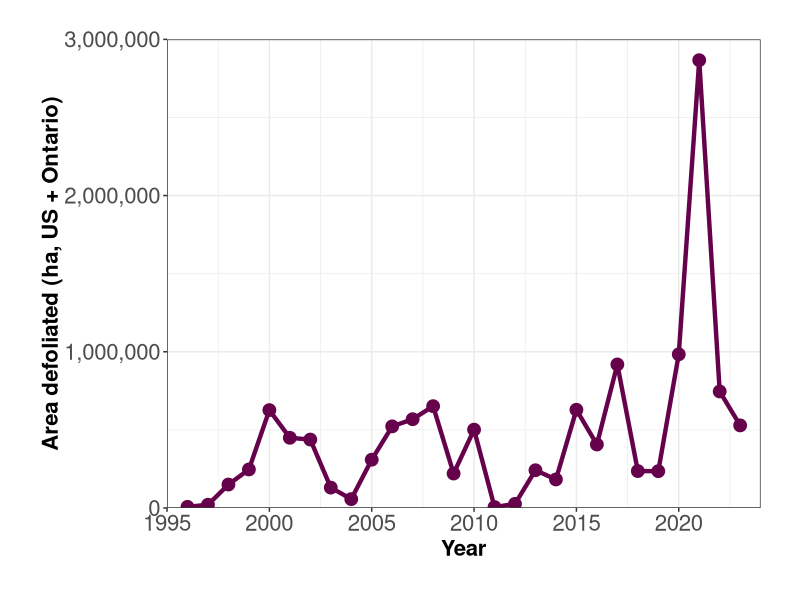

Write the R code that produced this figure.
require(tidyverse)

#Read the annual defoliation summary in USA
read_csv("area_acres_stats_usa.csv") -> acreage
acres_per_ha <- 2.471053814672
acreage %>% 
  select(sum, SURVEY_YEAR) %>% 
  rename(acres_defol = sum,
         year = SURVEY_YEAR) %>% 
  bind_rows(data.frame(acres_defol = c(1.7e6, 1.3e6),
                       year = c(2022, 2023))) %>% 
  mutate(ha_defol = acres_defol / acres_per_ha,
         country = "USA") -> acreage

#Read the annual defoliation summary in Ontario, Canada
read_csv("area_sqm_stats_ontario.csv") -> sqm_ontario
area_defoliated <- sqm_ontario %>% 
  rename(sqm_defol = sum,
         year = EVENT_YEAR) %>% 
  mutate(ha_defol = sqm_defol / 1e4) %>% 
  select(-sqm_defol) %>% 
  mutate(acres_defol = ha_defol * acres_per_ha,
         country = "CAN") %>% 
  select(names(acreage)) %>% 
  bind_rows(acreage)

#Plotting the annual defoliation curve (USA+Ontario)
curve<-area_defoliated %>% 
  select(year, country, ha_defol) %>% 
  spread(key = "country", value = ha_defol) %>% 
  gather(key = "country", value = "ha_defol", -year) %>% 
  mutate(ha_defol = ifelse(is.na(ha_defol), 0, ha_defol)) %>% 
  group_by(year) %>% 
  summarise(sum_defol = sum(ha_defol)) %>% 
  ungroup() %>% 
  ggplot(aes(x = year, y = sum_defol)) +
  geom_line(col = "#65024b", lwd = 1.5) +
  geom_point(col = "#65024b", size = 4) +
  scale_y_continuous(expand = c(0,0), limits = c(0,3e6),labels = scales::comma) +
  scale_x_continuous(expand = c(0,0), limits = c(1995,2024))+
  theme_bw() +
  #ggtitle("Area defoliated (US + Ontario)")+
  labs(x= "Year", y = "Area defoliated (ha, US + Ontario)")+
  theme(plot.title=element_text(size=16,face="bold",hjust=0.5), axis.text=element_text(size=16),
        axis.title=element_text(size=16,face="bold"),
        axis.title.y=element_text(vjust=0.5),
        legend.position = "bottom",
        legend.title=element_text(size=16,face="bold"),
        legend.text=element_text(size=16),legend.key.size=unit(1, "cm"),
        legend.background = element_blank(),legend.key = element_blank(),
        plot.background = element_blank(),panel.background = element_blank(),
        plot.margin = unit(c(1,1,1,1), "cm"))

ggsave("Figure6_defo_cuvre.pdf",curve,width=8, height=6)
